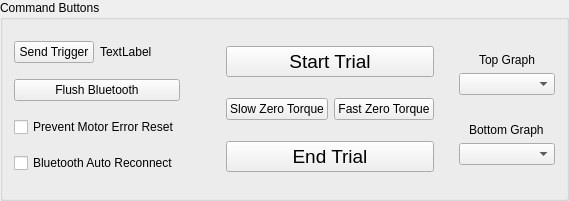
     <widget class="QGroupBox" name="groupBox">
      <property name="maximumSize">
       <size>
        <width>16777215</width>
        <height>201</height>
       </size>
      </property>
      <property name="title">
       <string>Command Buttons</string>
      </property>
      <layout class="QHBoxLayout" name="horizontalLayout_2" stretch="1,0,1,1,5">
       <item>
        <layout class="QGridLayout" name="gridLayout">
         <item row="3" column="0" colspan="2">
          <widget class="QCheckBox" name="checkBox_2">
           <property name="text">
            <string>Bluetooth Auto Reconnect</string>
           </property>
          </widget>
         </item>
         <item row="1" column="0" colspan="2">
          <widget class="QPushButton" name="pushButton_7">
           <property name="text">
            <string>Flush Bluetooth</string>
           </property>
          </widget>
         </item>
         <item row="0" column="0">
          <widget class="QPushButton" name="pushButton_4">
           <property name="text">
            <string>Send Trigger</string>
           </property>
          </widget>
         </item>
         <item row="2" column="0" colspan="2">
          <widget class="QCheckBox" name="checkBox">
           <property name="text">
            <string>Prevent Motor Error Reset</string>
           </property>
          </widget>
         </item>
         <item row="0" column="1">
          <widget class="QLabel" name="label_14">
           <property name="text">
            <string>TextLabel</string>
           </property>
          </widget>
         </item>
        </layout>
       </item>
       <item>
        <spacer name="horizontalSpacer_5">
         <property name="orientation">
          <enum>Qt::Horizontal</enum>
         </property>
         <property name="sizeHint" stdset="0">
          <size>
           <width>40</width>
           <height>20</height>
          </size>
         </property>
        </spacer>
       </item>
       <item>
        <layout class="QVBoxLayout" name="verticalLayout_5">
         <item>
          <widget class="QPushButton" name="pushButton">
           <property name="font">
            <font>
             <pointsize>14</pointsize>
            </font>
           </property>
           <property name="text">
            <string>Start Trial</string>
           </property>
          </widget>
         </item>
         <item>
          <layout class="QHBoxLayout" name="horizontalLayout">
           <item>
            <widget class="QPushButton" name="pushButton_2">
             <property name="text">
              <string>Slow Zero Torque</string>
             </property>
            </widget>
           </item>
           <item>
            <widget class="QPushButton" name="pushButton_3">
             <property name="text">
              <string>Fast Zero Torque</string>
             </property>
            </widget>
           </item>
          </layout>
         </item>
         <item>
          <widget class="QPushButton" name="pushButton_9">
           <property name="enabled">
            <bool>true</bool>
           </property>
           <property name="font">
            <font>
             <pointsize>14</pointsize>
            </font>
           </property>
           <property name="text">
            <string>End Trial</string>
           </property>
          </widget>
         </item>
        </layout>
       </item>
       <item>
        <spacer name="horizontalSpacer_6">
         <property name="orientation">
          <enum>Qt::Horizontal</enum>
         </property>
         <property name="sizeHint" stdset="0">
          <size>
           <width>40</width>
           <height>20</height>
          </size>
         </property>
        </spacer>
       </item>
       <item>
        <layout class="QVBoxLayout" name="verticalLayout_6">
         <item>
          <spacer name="verticalSpacer_3">
           <property name="orientation">
            <enum>Qt::Vertical</enum>
           </property>
           <property name="sizeHint" stdset="0">
            <size>
             <width>20</width>
             <height>40</height>
            </size>
           </property>
          </spacer>
         </item>
         <item alignment="Qt::AlignHCenter|Qt::AlignVCenter">
          <widget class="QLabel" name="label_4">
           <property name="text">
            <string>Top Graph</string>
           </property>
          </widget>
         </item>
         <item alignment="Qt::AlignTop">
          <widget class="QComboBox" name="comboBox"/>
         </item>
         <item>
          <spacer name="verticalSpacer_4">
           <property name="orientation">
            <enum>Qt::Vertical</enum>
           </property>
           <property name="sizeHint" stdset="0">
            <size>
             <width>20</width>
             <height>40</height>
            </size>
           </property>
          </spacer>
         </item>
         <item alignment="Qt::AlignHCenter">
          <widget class="QLabel" name="label_5">
           <property name="text">
            <string>Bottom Graph</string>
           </property>
          </widget>
         </item>
         <item>
          <widget class="QComboBox" name="comboBox_2"/>
         </item>
         <item>
          <spacer name="verticalSpacer_2">
           <property name="orientation">
            <enum>Qt::Vertical</enum>
           </property>
           <property name="sizeHint" stdset="0">
            <size>
             <width>20</width>
             <height>40</height>
            </size>
           </property>
          </spacer>
         </item>
        </layout>
       </item>
      </layout>
     </widget>
